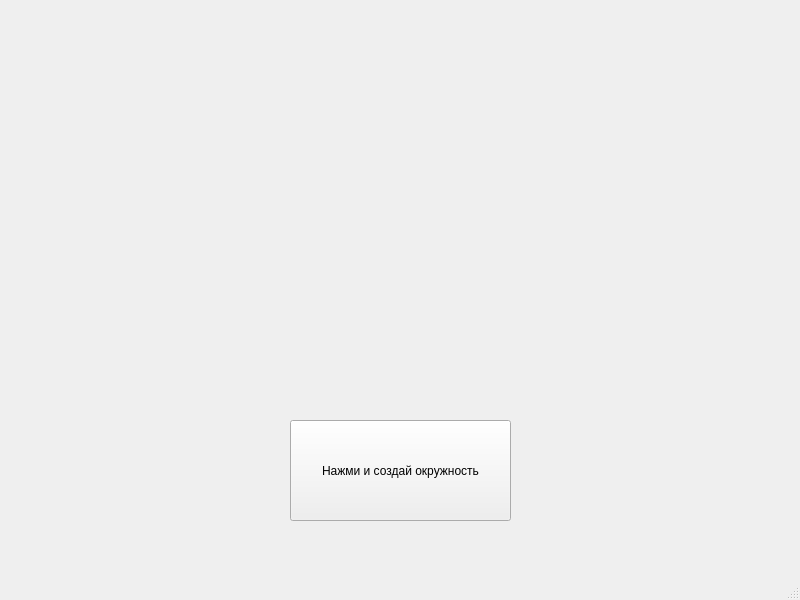
<?xml version="1.0" encoding="UTF-8"?>
<ui version="4.0">
 <class>MainWindow</class>
 <widget class="QMainWindow" name="MainWindow">
  <property name="geometry">
   <rect>
    <x>0</x>
    <y>0</y>
    <width>800</width>
    <height>600</height>
   </rect>
  </property>
  <property name="windowTitle">
   <string>MainWindow</string>
  </property>
  <widget class="QWidget" name="centralwidget">
   <widget class="QPushButton" name="pushButton">
    <property name="geometry">
     <rect>
      <x>290</x>
      <y>420</y>
      <width>221</width>
      <height>101</height>
     </rect>
    </property>
    <property name="text">
     <string>Нажми и создай окружность</string>
    </property>
   </widget>
  </widget>
  <widget class="QMenuBar" name="menubar">
   <property name="geometry">
    <rect>
     <x>0</x>
     <y>0</y>
     <width>800</width>
     <height>21</height>
    </rect>
   </property>
  </widget>
  <widget class="QStatusBar" name="statusbar"/>
 </widget>
 <resources/>
 <connections/>
</ui>
